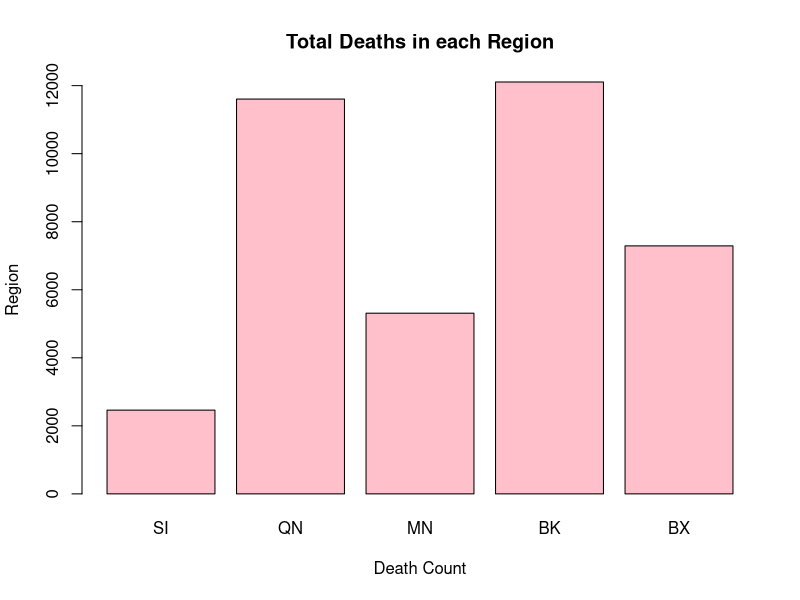
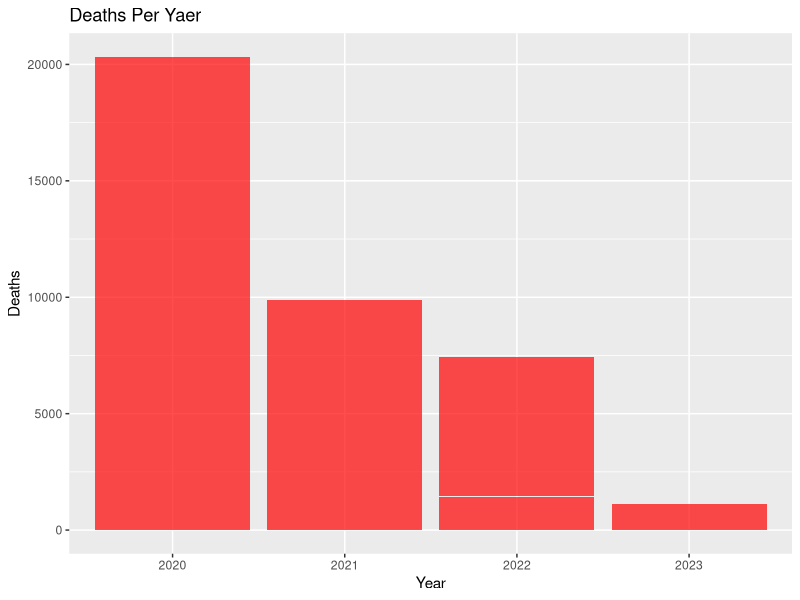
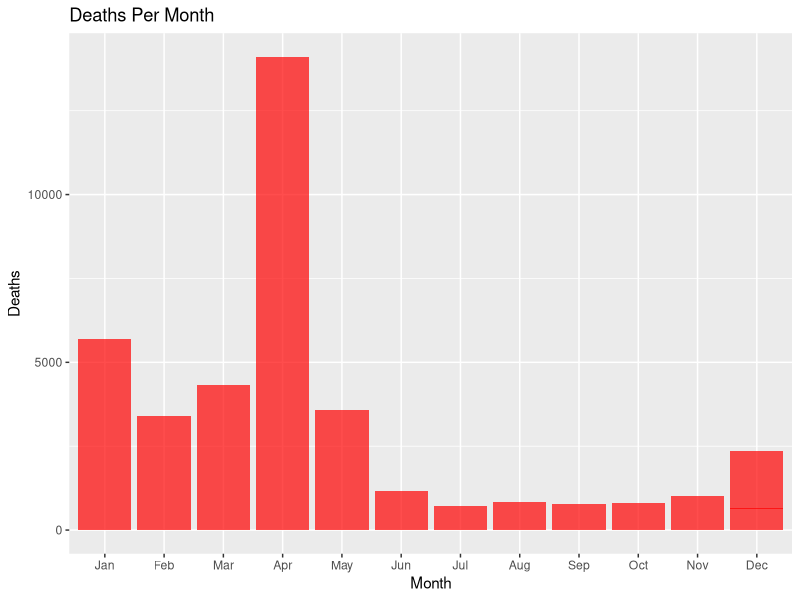
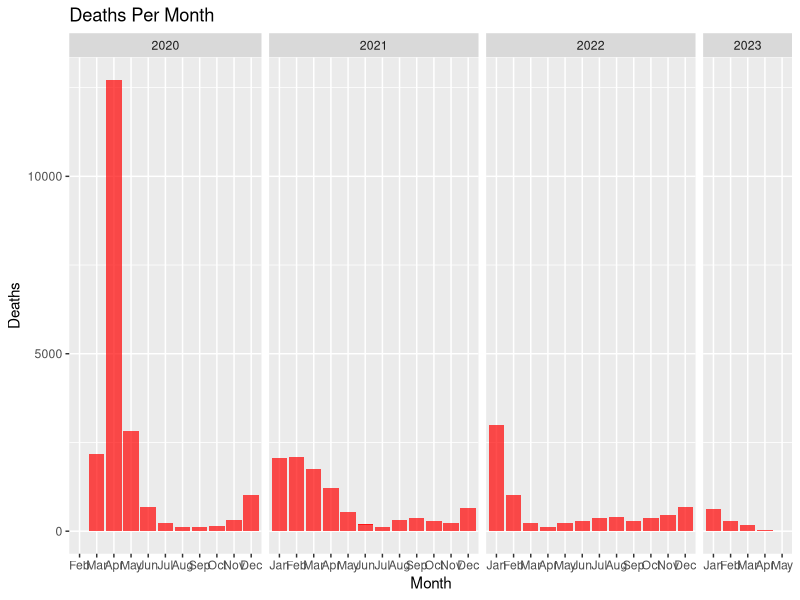

The R source for these figures, in order:
## ---- chunk 1
knitr::opts_chunk$set(echo = TRUE)
## ---- chunk 2
library(readr)
library(tidyverse)

Data <- read.csv("COVID.csv")

head(Data)
dim(Data) # 1158 observations and 67 variables
str(Data) # All integer variables with data being the only character variable 

missing_values <- colSums(is.na(Data))
missing_values #no missing values 

Data$date_of_interest <- lubridate::mdy(Data$date_of_interest)


summary(Data)
Final <- Data %>%
  select(-contains("7DAY_AVG"))

## ---- chunk 3
RegionsTotalDeaths <- Final %>% 
  summarize(SI_DEATH = sum(SI_DEATH_COUNT),
            QN_DEATH =sum(QN_DEATH_COUNT),
            MN_DEATH = sum(MN_DEATH_COUNT),
            BK_DEATH = sum(BK_DEATH_COUNT),
            BX_DEATH = sum(BX_DEATH_COUNT))

barplot((c(RegionsTotalDeaths$SI_DEATH,
          RegionsTotalDeaths$QN_DEATH, 
          RegionsTotalDeaths$MN_DEATH, 
          RegionsTotalDeaths$BK_DEATH, 
          RegionsTotalDeaths$BX_DEATH)), 
        main = "Total Deaths in each Region", 
        xlab = "Death Count",
        ylab = "Region",
        names.arg = c("SI", "QN", "MN", "BK", "BX"),
        col = "pink")                           

Final2 <- Final %>%
  mutate(
    Year = year(date_of_interest),
    Month = month(date_of_interest, label = TRUE),
    Day = day(date_of_interest)
  )

CasesTotal <- Final2 %>% group_by (Month, Year) %>% summarize(TotalCases = sum(CASE_COUNT)) %>% 
  group_by(Year) %>% 
  slice(which.max(TotalCases))
                                                         
DeathsTotal <- Final2 %>% group_by (Month, Year) %>% summarize(TotalDeaths = sum(DEATH_COUNT))  %>% 
  group_by(Year) %>% 
  slice(which.max(TotalDeaths))  


ggplot(Final2, aes(x = factor(Year), y=DEATH_COUNT)) +
  geom_bar(stat = "identity", fill = "red", alpha = 0.7) +
  labs(title = "Deaths Per Yaer",
       x = "Year",
       y = "Deaths")

ggplot(Final2, aes(x = factor(Month), y=DEATH_COUNT)) +
  geom_bar(stat = "identity", fill = "red", alpha = 0.7) +
  labs(title = "Deaths Per Month",
       x = "Month",
       y = "Deaths")

ggplot(Final2, aes(x = factor(Month), y = DEATH_COUNT)) +
  geom_bar(stat = "identity", fill = "red", alpha = 0.7) +
  labs(title = "Deaths Per Month",
       x = "Month",
       y = "Deaths") +
  facet_grid(~Year, scales = "free_x", space = "free_x")

  
Final2$Year <- factor(Final2$Year, levels = c(2020, 2021, 2022, 2023))

                                                                          
